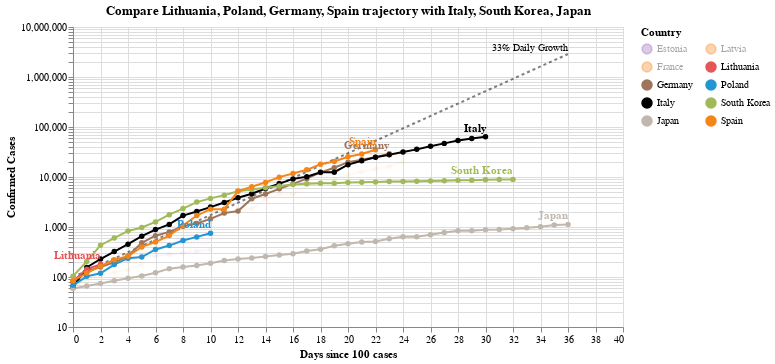

The notebook cell this image was saved under:
### Code cell
#hide_input
chart2 = make_since_chart(['Lithuania', 'Poland', 'Germany', 'Spain'])
chart2

### Figure 1 — Vega-Lite specification as saved in the notebook (floating-point values rounded to 4 significant figures; data arrays with more than 128 entries replaced by an {"elided": "..."} marker saying what was removed)
{"config": {"view": {"continuousWidth": 400, "continuousHeight": 300}}, "layer": [{"mark": {"type": "line", "color": "black", "opacity": 0.5, "strokeDash": [3, 3]}, "encoding": {"x": {"type": "quantitative", "field": "Days since 100 cases"}, "y": {"type": "quantitative", "field": "Confirmed Cases"}}}, {"mark": {"type": "text", "align": "right", "dy": -6, "fontSize": 10, "text": "33% Daily Growth"}, "encoding": {"x": {"type": "quantitative", "field": "Days since 100 cases"}, "y": {"type": "quantitative", "field": "Confirmed Cases"}}, "transform": [{"filter": "(datum['Days since 100 cases'] >= 36)"}]}, {"data": {"name": "data-8da9ce037d7d08f81acf55f01f95e953"}, "mark": {"type": "line", "point": true}, "encoding": {"color": {"type": "nominal", "field": "Country", "legend": {"columns": 2}, "scale": {"domain": ["Estonia", "France", "Germany", "Italy", "Japan", "Latvia", "Lithuania", "Poland", "South Korea", "Spain"], "range": ["#9467bd", "#F58518", "#9D755D", "black", "#C1B7AD", "#F58518", "#E45756", "#2495D3", "#A1BA59", "#F58518"]}}, "opacity": {"condition": {"value": 1, "selection": "selector002"}, "value": 0.05}, "tooltip": [{"type": "nominal", "field": "Country"}, {"type": "temporal", "field": "Date"}, {"type": "quantitative", "field": "Confirmed Cases"}, {"type": "quantitative", "field": "Days since 100 cases"}], "x": {"type": "quantitative", "field": "Days since 100 cases"}, "y": {"type": "quantitative", "field": "Confirmed Cases", "scale": {"type": "log"}}}, "selection": {"selector002": {"type": "multi", "fields": ["Country"], "bind": "legend", "init": [{"Country": "Lithuania"}, {"Country": "Poland"}, {"Country": "Germany"}, {"Country": "Spain"}, {"Country": "Italy"}, {"Country": "South Korea"}, {"Country": "Japan"}]}}, "width": 550}, {"data": {"name": "data-8da9ce037d7d08f81acf55f01f95e953"}, "mark": {"type": "text", "align": "right", "dy": -8, "fontWeight": "bold"}, "encoding": {"color": {"type": "nominal", "field": "Country", "legend": {"columns": 2}, "scale": {"domain": ["Estonia", "France", "Germany", "Italy", "Japan", "Latvia", "Lithuania", "Poland", "South Korea", "Spain"], "range": ["#9467bd", "#F58518", "#9D755D", "black", "#C1B7AD", "#F58518", "#E45756", "#2495D3", "#A1BA59", "#F58518"]}}, "opacity": {"condition": {"value": 1, "selection": "selector002"}, "value": 0.05}, "text": {"type": "nominal", "field": "Country"}, "tooltip": [{"type": "nominal", "field": "Country"}, {"type": "temporal", "field": "Date"}, {"type": "quantitative", "field": "Confirmed Cases"}, {"type": "quantitative", "field": "Days since 100 cases"}], "x": {"type": "quantitative", "field": "Days since 100 cases"}, "y": {"type": "quantitative", "field": "Confirmed Cases", "scale": {"type": "log"}}}, "transform": [{"filter": "(datum['Date'] >= 1584921600000)"}], "width": 550}], "data": {"name": "data-efa4110a8752bb7fde42aaf8aa2166c6"}, "title": "Compare Lithuania, Poland, Germany, Spain trajectory with Italy, South Korea, Japan", "$schema": "https://vega.github.io/schema/vega-lite/v4.0.2.json", "datasets": {"data-efa4110a8752bb7fde42aaf8aa2166c6": [{"Days since 100 cases": 0, "Confirmed Cases": 100.0}, {"Days since 100 cases": 1, "Confirmed Cases": 133.0}, {"Days since 100 cases": 2, "Confirmed Cases": 176.9}, {"Days since 100 cases": 3, "Confirmed Cases": 235.3}, {"Days since 100 cases": 4, "Confirmed Cases": 312.9}, {"Days since 100 cases": 5, "Confirmed Cases": 416.2}, {"Days since 100 cases": 6, "Confirmed Cases": 553.5}, {"Days since 100 cases": 7, "Confirmed Cases": 736.1}, {"Days since 100 cases": 8, "Confirmed Cases": 979.1}, {"Days since 100 cases": 9, "Confirmed Cases": 1302.0}, {"Days since 100 cases": 10, "Confirmed Cases": 1732.0}, {"Days since 100 cases": 11, "Confirmed Cases": 2303.0}, {"Days since 100 cases": 12, "Confirmed Cases": 3064.0}, {"Days since 100 cases": 13, "Confirmed Cases": 4074.0}, {"Days since 100 cases": 14, "Confirmed Cases": 5419.0}, {"Days since 100 cases": 15, "Confirmed Cases": 7207.0}, {"Days since 100 cases": 16, "Confirmed Cases": 9586.0}, {"Days since 100 cases": 17, "Confirmed Cases": 12750.0}, {"Days since 100 cases": 18, "Confirmed Cases": 16960.0}, {"Days since 100 cases": 19, "Confirmed Cases": 22550.0}, {"Days since 100 cases": 20, "Confirmed Cases": 29990.0}, {"Days since 100 cases": 21, "Confirmed Cases": 39890.0}, {"Days since 100 cases": 22, "Confirmed Cases": 53060.0}, {"Days since 100 cases": 23, "Confirmed Cases": 70560.0}, {"Days since 100 cases": 24, "Confirmed Cases": 93850.0}, {"Days since 100 cases": 25, "Confirmed Cases": 124800.0}, {"Days since 100 cases": 26, "Confirmed Cases": 166000.0}, {"Days since 100 cases": 27, "Confirmed Cases": 220800.0}, {"Days since 100 cases": 28, "Confirmed Cases": 293700.0}, {"Days since 100 cases": 29, "Confirmed Cases": 390600.0}, {"Days since 100 cases": 30, "Confirmed Cases": 519500.0}, {"Days since 100 cases": 31, "Confirmed Cases": 690900.0}, {"Days since 100 cases": 32, "Confirmed Cases": 918900.0}, {"Days since 100 cases": 33, "Confirmed Cases": 1222000.0}, {"Days since 100 cases": 34, "Confirmed Cases": 1625000.0}, {"Days since 100 cases": 35, "Confirmed Cases": 2162000.0}, {"Days since 100 cases": 36, "Confirmed Cases": 2875000.0}], "data-8da9ce037d7d08f81acf55f01f95e953": {"elided": "204 records"}}}
